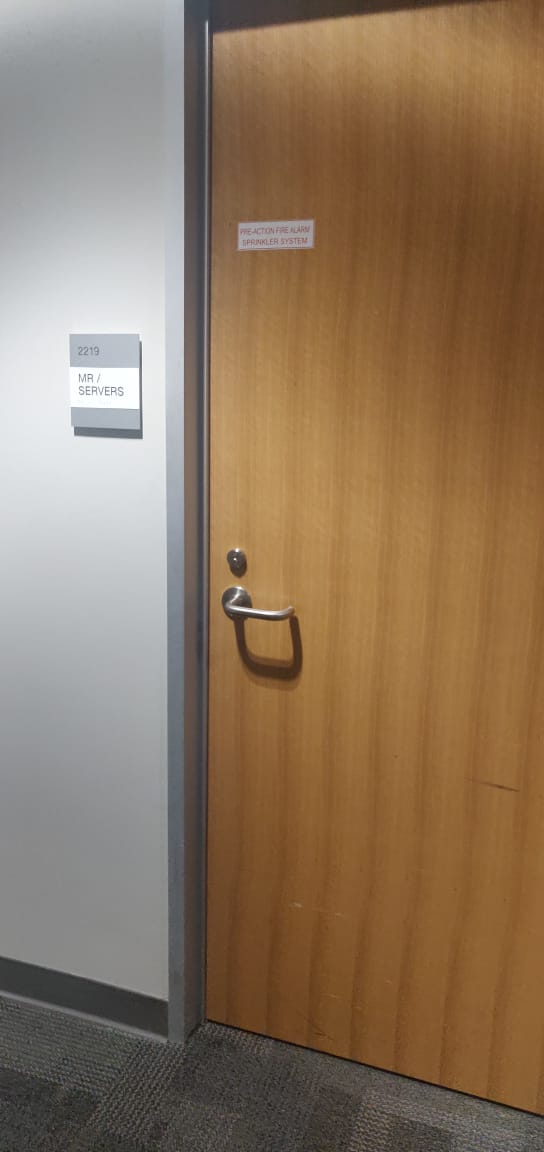
#> input picture img(summer19)/far (1).JPG, 544 x 1152 px
$ python -i WordSegmentation.py   (imports and definitions only)   (older library calls are emulated)
#> lines starting #> are read from the running program, lines starting #| are printed output that depends on the picture; after the words box and inside, x2 and y2 are one past the last pixel; in counts of white or black regions, pixels touching at a corner belong together
import math
import cv2
import numpy as np


def wordSegmentation(img, kernelSize=23, sigma=11, theta=7, minArea=0):
	"""Scale space technique for word segmentation proposed by R. Manmatha: http://ciir.cs.umass.edu/pubfiles/mm-27.pdf

	Args:
		img: grayscale uint8 image of the text-line to be segmented.
		kernelSize: size of filter kernel, must be an odd integer.
		sigma: standard deviation of Gaussian function used for filter kernel.
		theta: approximated width/height ratio of words, filter function is distorted by this factor.
		minArea: ignore word candidates smaller than specified area.

	Returns:
		List of tuples. Each tuple contains the bounding box and the image of the segmented word.
	"""

	# apply filter kernel
	kernel = createKernel(kernelSize, sigma, theta)
	imgFiltered = cv2.filter2D(img, -1, kernel, borderType=cv2.BORDER_REPLICATE).astype(np.uint8)
	(_, imgThres) = cv2.threshold(imgFiltered, 0, 255, cv2.THRESH_BINARY+cv2.THRESH_OTSU)
	imgThres = 255 - imgThres

	# find connected components. OpenCV: return type differs between OpenCV2 and 3
	if cv2.__version__.startswith('3.'):
		(_, components, _) = cv2.findContours(imgThres, cv2.RETR_EXTERNAL, cv2.CHAIN_APPROX_SIMPLE)
	else:
		(components, _) = cv2.findContours(imgThres, cv2.RETR_LIST, cv2.CHAIN_APPROX_SIMPLE)

	# append components to result
	res = []
	for c in components:
		# skip small word candidates
		if cv2.contourArea(c) < minArea:
			continue
		# append bounding box and image of word to result list
		currBox = cv2.boundingRect(c) # returns (x, y, w, h)
		(x, y, w, h) = currBox
		currImg = img[y:y+h, x:x+w]
		res.append((currBox, currImg))

	# return list of words, sorted by x-coordinate
	return sorted(res, key=lambda entry:entry[0][0])


def prepareImg(img, height):
	"""convert given image to grayscale image (if needed) and resize to desired height"""
	assert img.ndim in (2, 3)
	if img.ndim == 3:
		img = cv2.cvtColor(img, cv2.COLOR_BGR2GRAY)
	h = img.shape[0]
	factor = height / h
	return cv2.resize(img, dsize=None, fx=factor, fy=factor)


def createKernel(kernelSize, sigma, theta):
	"""create anisotropic filter kernel according to given parameters"""
	assert kernelSize % 2 # must be odd size
	halfSize = kernelSize // 2

	kernel = np.zeros([kernelSize, kernelSize])
	sigmaX = sigma
	sigmaY = sigma * theta

	for i in range(kernelSize):
		for j in range(kernelSize):
			x = i - halfSize
			y = j - halfSize

			expTerm = np.exp(-x**2 / (2 * sigmaX) - y**2 / (2 * sigmaY))
			xTerm = (x**2 - sigmaX**2) / (2 * math.pi * sigmaX**5 * sigmaY)
			yTerm = (y**2 - sigmaY**2) / (2 * math.pi * sigmaY**5 * sigmaX)

			kernel[i, j] = (xTerm + yTerm) * expTerm

	kernel = kernel / np.sum(kernel)
	return kernel

>>> import cv2
>>> picture = cv2.imread('../../img(summer19)/far (1).JPG', cv2.IMREAD_GRAYSCALE)
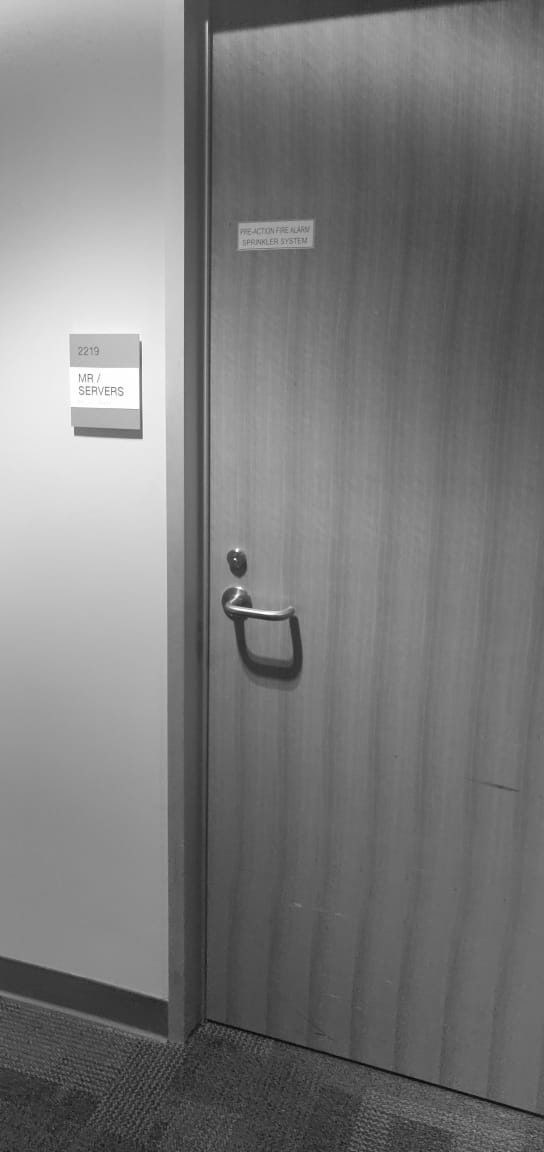
#> picture: shape (1152, 544); min 6, max 255, mean 122.5
>>> result = wordSegmentation(picture)
#> in wordSegmentation, `(_, imgThres) = cv2.threshold(imgFiltered, 0, 255, cv2.THRESH_BINARY+c..`:
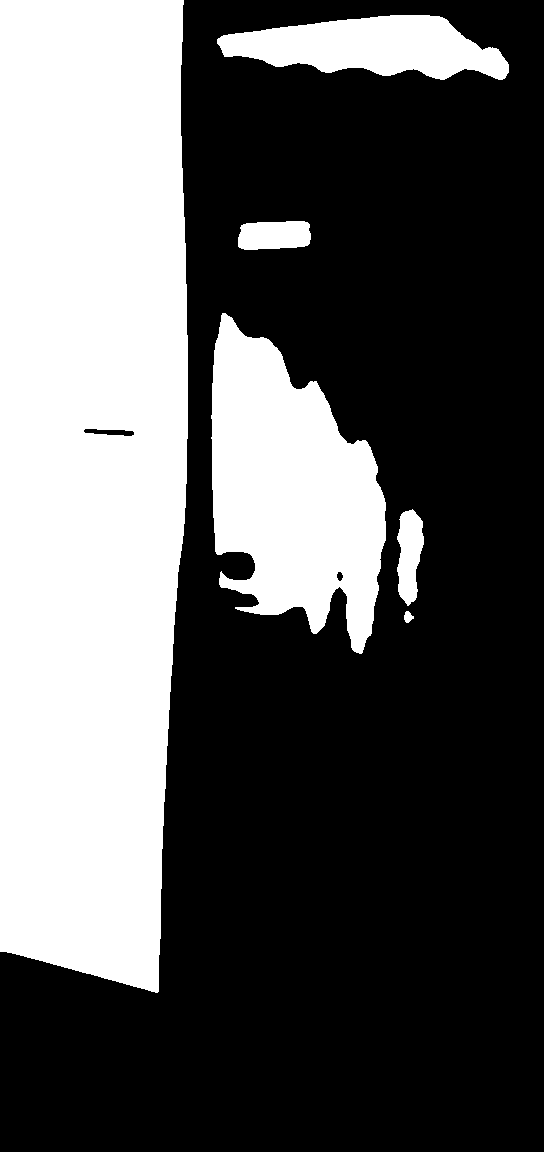
#> imgThres: shape (1152, 544); 36.1% white; 6 white regions, box (x1, y1, x2, y2) and area: (0, 0, 188, 993) 172200, (211, 313, 386, 654) 37791, (217, 15, 509, 80) 12248, (238, 221, 311, 250) 1865, (397, 509, 424, 606) 1848, (404, 611, 414, 623) 80
#> in wordSegmentation, `imgThres = 255 - imgThres`: imgThres: shape (1152, 544); 63.9% white; 6 black regions
#> in wordSegmentation, `(components, _) = cv2.findContours(imgThres, cv2.RETR_LIST, cv2.CHAIN_..`: components = 8 contours; box (x1, y1, x2, y2) and area: (0, 0, 544, 1152) 452560, (210, 312, 387, 655) 38354, (216, 14, 510, 81) 12554, (237, 220, 312, 251) 1956, (396, 508, 425, 607) 1950, (84, 429, 134, 436) 174, (403, 610, 415, 624) 95, (337, 572, 343, 581) 30
#> the loop in wordSegmentation, `for c in components:` made 8 passes
#> (x, y, w, h) on passes 1 to 8: (403, 610, 12, 14), (337, 572, 6, 9), (396, 508, 29, 99), (84, 429, 50, 7), (210, 312, 177, 343), (237, 220, 75, 31), (216, 14, 294, 67), (0, 0, 544, 1152)
#> pass 3, in wordSegmentation, `currImg = img[y:y+h, x:x+w]`:
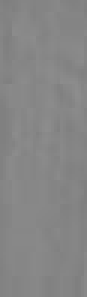
#> currImg: shape (99, 29) (shown 3 times larger); min 127, max 141, mean 133.6
#> after the loop in wordSegmentation, `for c in components:`: res = 8 items
#> result = 8 items

$ run again, on img(summer19)/far (2).JPG
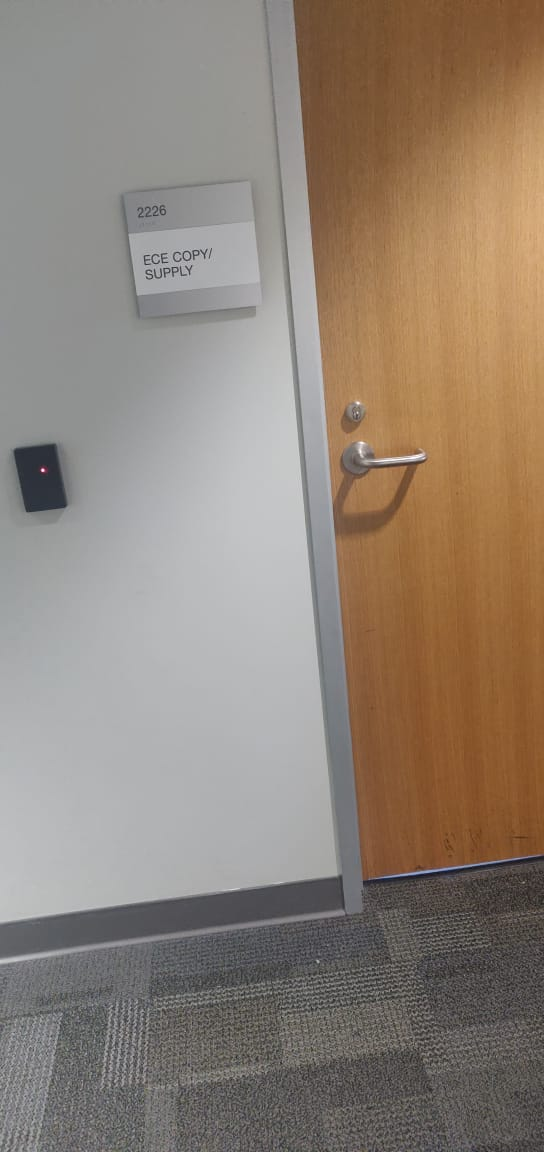
#> input picture img(summer19)/far (2).JPG, 544 x 1152 px
#> `picture = cv2.imread('../../img(summer19)/far (1).JPG', cv2.IMREAD_GRA..`:
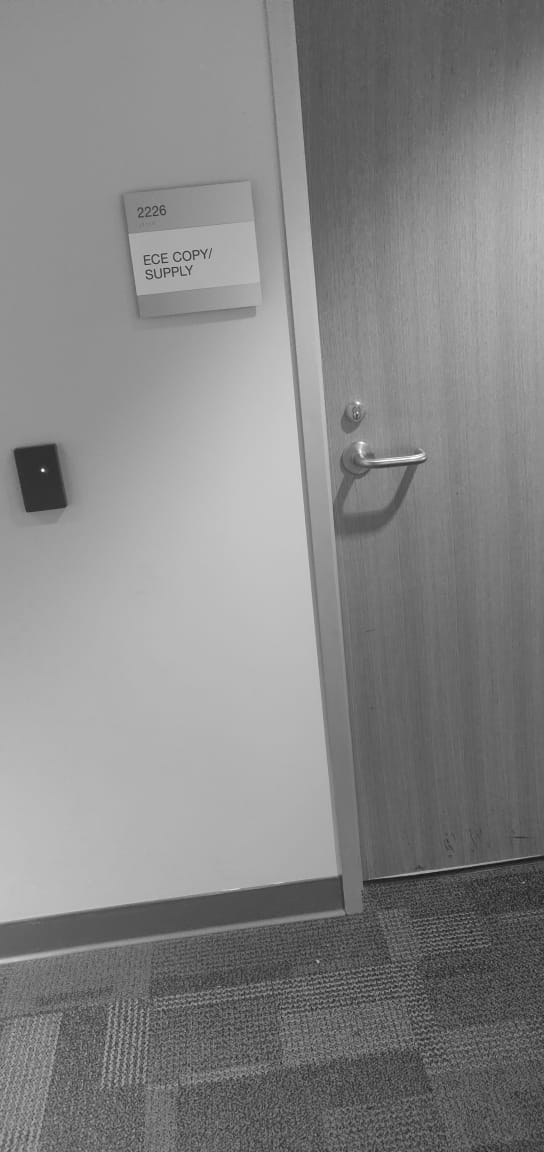
#> picture: shape (1152, 544); min 18, max 255, mean 133.7
#> in wordSegmentation, `(_, imgThres) = cv2.threshold(imgFiltered, 0, 255, cv2.THRESH_BINARY+c..`:
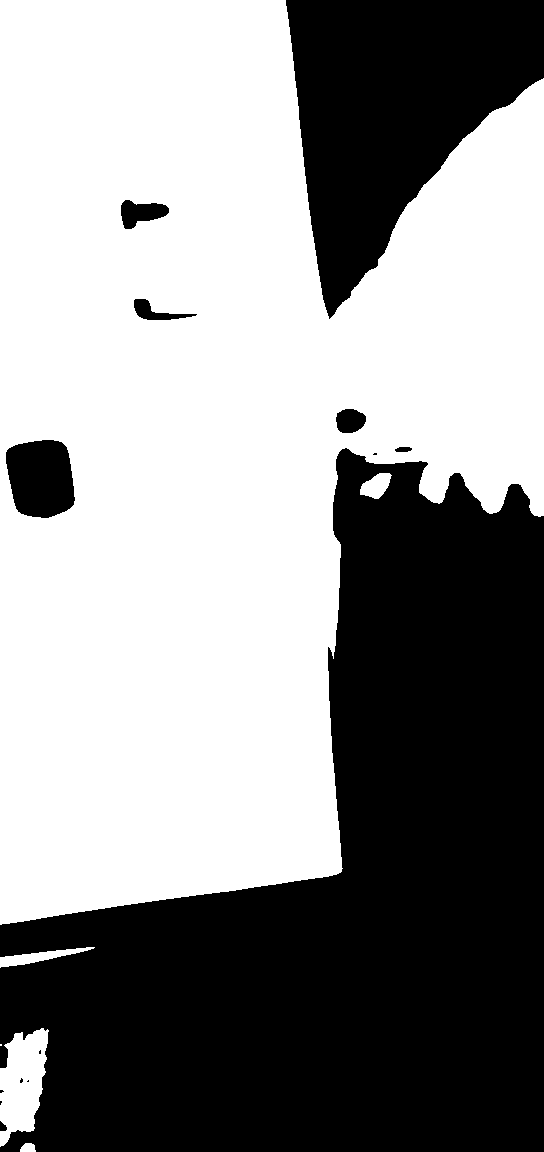
#> imgThres: shape (1152, 544); 56.5% white; 14 black regions (6 under 20 px), largest, box (x1, y1, x2, y2) and area: (0, 448, 544, 1152) 219026, (286, 0, 544, 319) 47016, (6, 440, 75, 518) 4417
#> components = 15 contours, 6 with area under 20; largest, box (x1, y1, x2, y2) and area: (0, 448, 544, 1152) 218142, (286, 0, 544, 319) 46551, (6, 440, 75, 518) 4300, (121, 200, 169, 229) 806, (359, 472, 393, 500) 575
#> the loop in wordSegmentation, `for c in components:` made 15 passes
#> (x, y, w, h) on passes 1, 3, 5, 7, 9, 10, 11, 12: (0, 1121, 7, 10), (0, 1090, 4, 3), (20, 1078, 3, 5), (359, 472, 34, 28), (0, 448, 544, 704), (395, 447, 17, 5), (6, 440, 69, 78), (336, 409, 30, 24)
#> after the loop in wordSegmentation, `for c in components:`: res = 15 items

$ run again, on img(summer19)/far (3).JPG
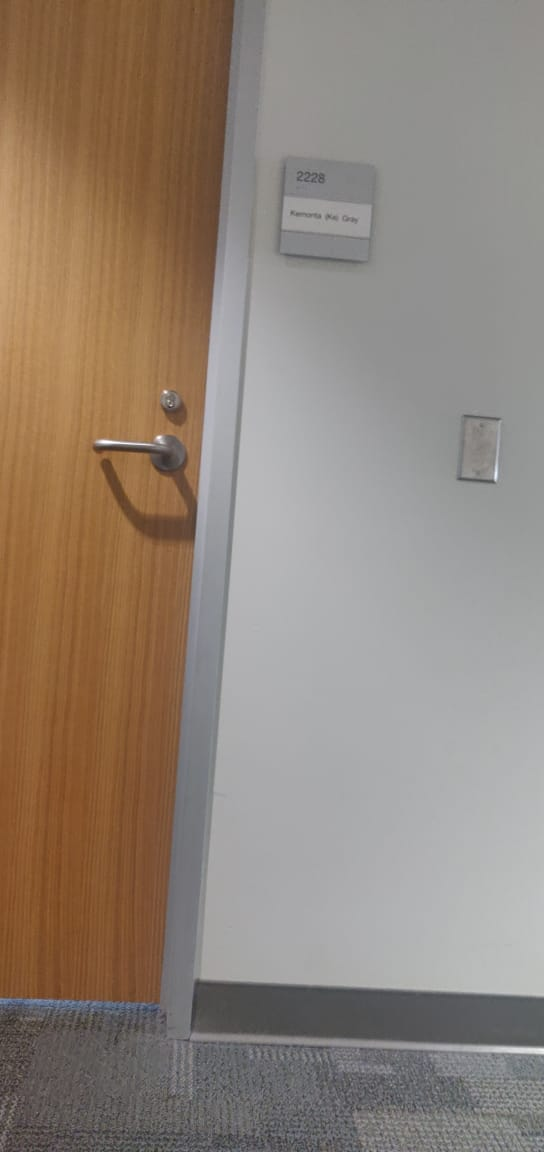
#> input picture img(summer19)/far (3).JPG, 544 x 1152 px
#> in wordSegmentation, `(_, imgThres) = cv2.threshold(imgFiltered, 0, 255, cv2.THRESH_BINARY+c..`:
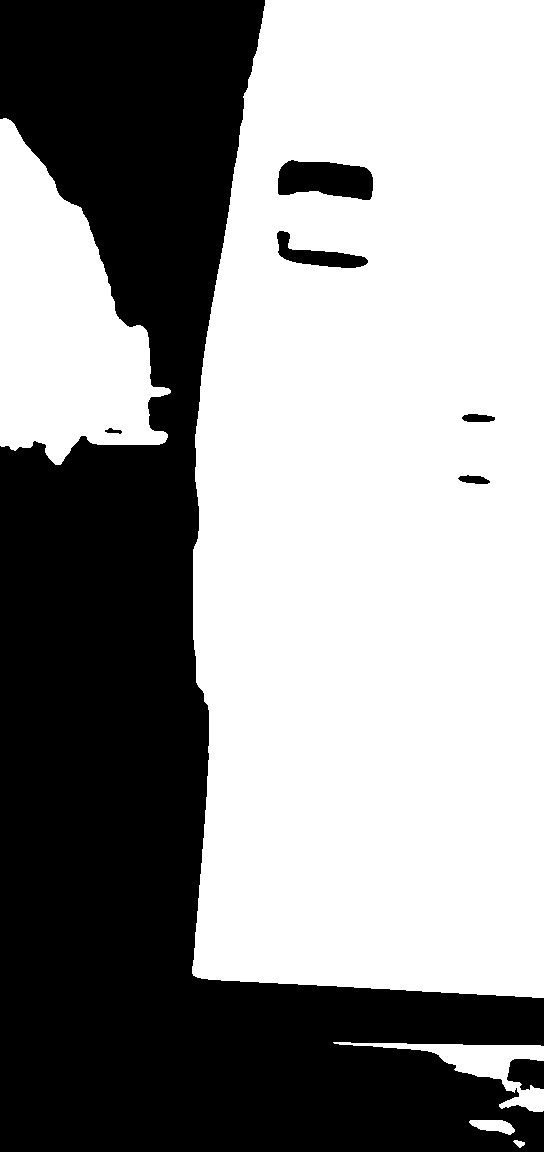
#> imgThres: shape (1152, 544); 57.9% white; 7 black regions, largest, box (x1, y1, x2, y2) and area: (0, 0, 544, 1152) 258328, (278, 160, 373, 200) 2926, (277, 231, 368, 268) 1321
#> components = 9 contours; largest, box (x1, y1, x2, y2) and area: (0, 0, 544, 1152) 256766, (278, 160, 373, 200) 2808, (277, 231, 368, 268) 1212, (507, 1059, 544, 1090) 864, (468, 1119, 516, 1136) 489
#> the loop in wordSegmentation, `for c in components:` made 9 passes
#> (x, y, w, h) on passes 1 to 8: (512, 1139, 14, 10), (468, 1119, 48, 17), (507, 1059, 37, 31), (458, 475, 32, 9), (105, 428, 17, 6), (462, 414, 33, 8), (277, 231, 91, 37), (278, 160, 95, 40)
#> pass 3, in wordSegmentation, `currImg = img[y:y+h, x:x+w]`:
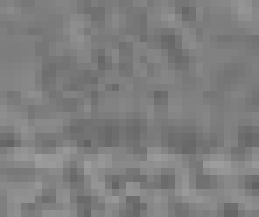
#> currImg: shape (31, 37) (shown 7 times larger); min 99, max 157, mean 126.7
#> after the loop in wordSegmentation, `for c in components:`: res = 9 items

$ run again, on img(summer19)/far (4).JPG
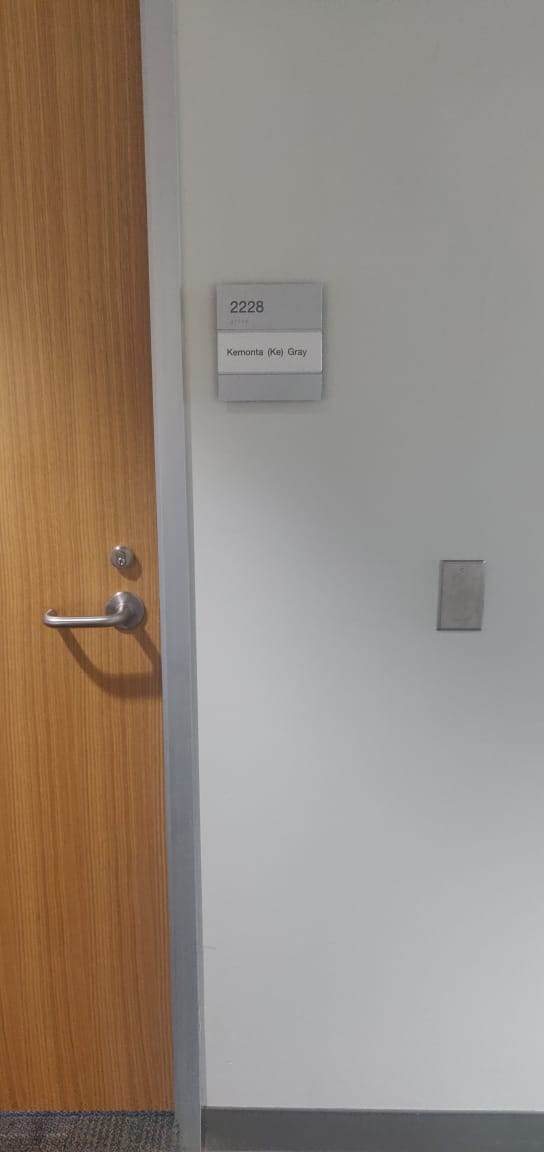
#> input picture img(summer19)/far (4).JPG, 544 x 1152 px
#> `picture = cv2.imread('../../img(summer19)/far (1).JPG', cv2.IMREAD_GRA..`:
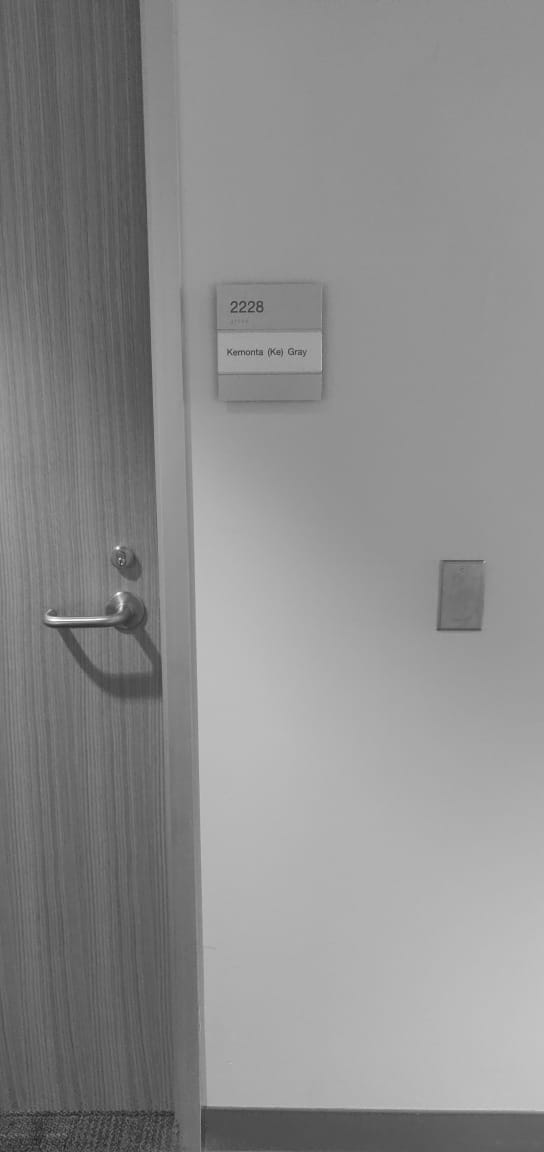
#> picture: shape (1152, 544); min 29, max 255, mean 140.7
#> in wordSegmentation, `(_, imgThres) = cv2.threshold(imgFiltered, 0, 255, cv2.THRESH_BINARY+c..`:
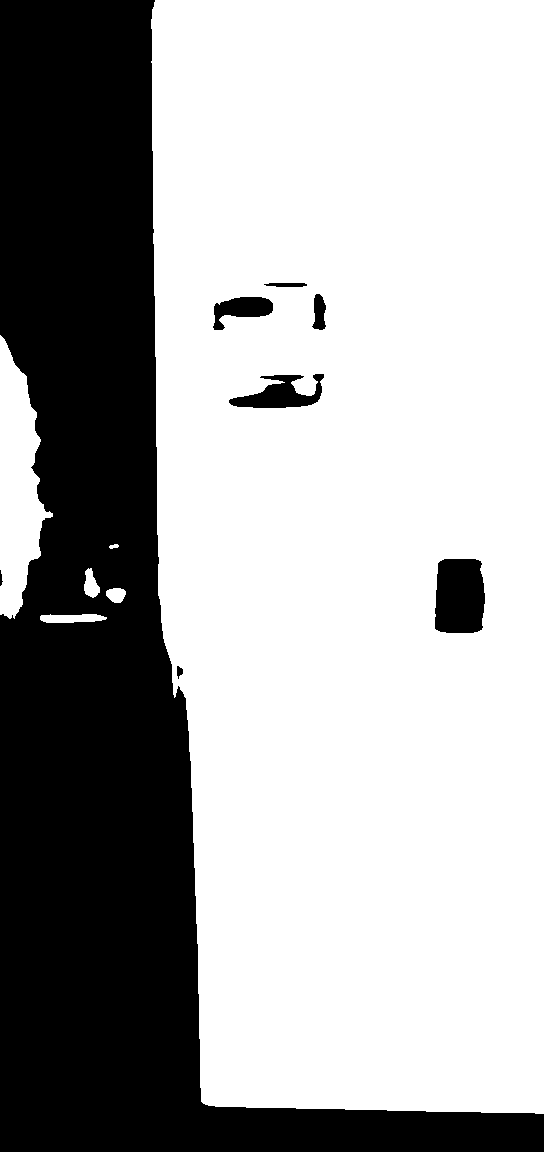
#> imgThres: shape (1152, 544); 66.6% white; 8 black regions, largest, box (x1, y1, x2, y2) and area: (0, 0, 544, 1152) 202676, (435, 559, 485, 633) 3394, (229, 374, 324, 408) 1704
#> components = 12 contours, 1 with area under 20; largest, box (x1, y1, x2, y2) and area: (0, 0, 544, 1152) 202032, (435, 559, 485, 633) 3282, (229, 374, 324, 408) 1546, (213, 297, 273, 330) 1014, (39, 613, 108, 624) 550
#> the loop in wordSegmentation, `for c in components:` made 12 passes
#> (x, y, w, h) on passes 1 to 8: (177, 666, 6, 13), (39, 613, 69, 11), (105, 587, 22, 17), (0, 570, 3, 16), (83, 567, 18, 32), (435, 559, 50, 74), (108, 543, 12, 7), (229, 374, 95, 34)
#> after the loop in wordSegmentation, `for c in components:`: res = 12 items
